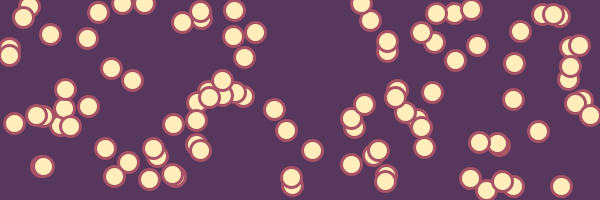
Frame 1 (no input)
Frame 60 (the mouse pressed at the canvas centre just before this capture): identical to frame 1, image omitted
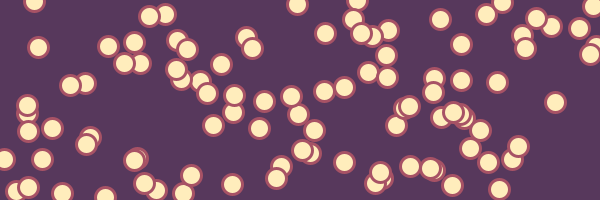
Frame 120 (the mouse held since frame 60 and released just before this capture)

The Processing sketch that drew these frames (run headless with seeded random() and noise(); from frame 60 on, the mouse is pressed at the canvas centre):

// Processing sketch: processing_151800
// ── processing_151800.pde

int num = 100;
float [] xpos = new float [num];
float [] ypos = new float [num];

void setup ()
{
  size (600, 200);
  smooth();

  setRandomValues();
}

void draw ()
{
  background (#57385c);

  fill (#ffedbc);
  stroke (#A75265);
  strokeWeight (3);

  drawValues();
}

void drawValues ()
{
  int i = 0;
  while (i < xpos.length)
  {
    float x = xpos [i];
    float y = ypos [i];

    ellipse (x, y, 20, 20);

    i = i +1;
  }
}

void setRandomValues ()
{
  int i = 0;
  while (i < xpos.length)
  {
    float x = random (width);
    float y = random (height);

    xpos [i] = x;
    ypos [i] = y;
    i = i +1;
  }
}


void mousePressed ()
{
  setRandomValues ();
}
